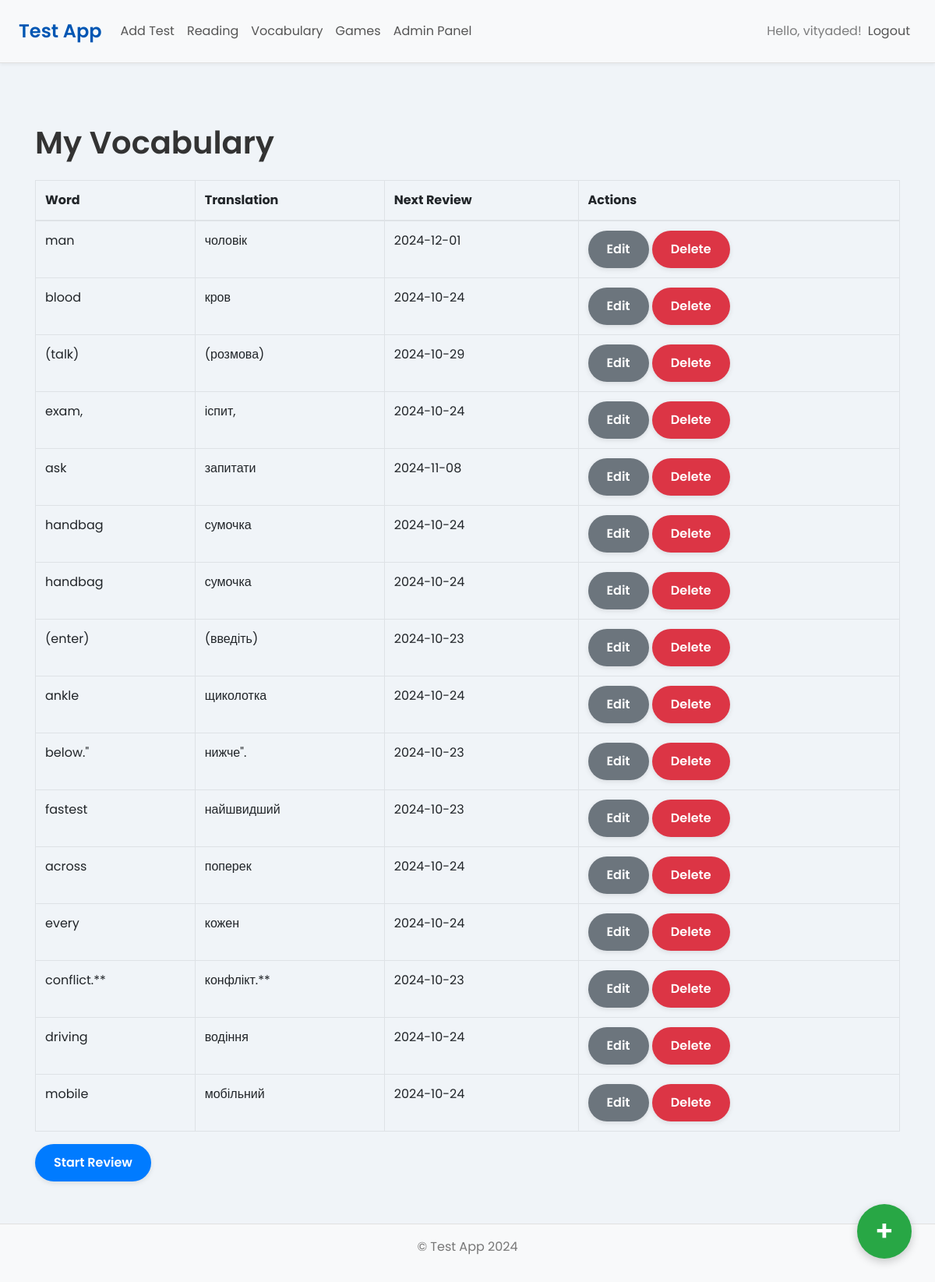
The app's page /vocabulary/ (signed in) with its own data.
### app/models.py (models this page shows, shortened)
class User(UserMixin, db.Model):
    __tablename__ = 'user'  # Explicitly specify table name
    id = db.Column(db.Integer, primary_key=True)
    username = db.Column(db.String(150), nullable=False, unique=True)
    password = db.Column(db.String(200), nullable=False)
    is_admin = db.Column(db.Boolean, default=False)
    test_results = db.relationship('TestResult', backref='user', lazy=True, cascade='all, delete-orphan')
    tests_created = db.relationship('Test', backref='creator', lazy=True, cascade='all, delete-orphan')
    vocabulary = db.relationship('Vocabulary', backref='user', lazy=True, cascade='all, delete-orphan')
    learn_test_results = db.relationship('LearnTestResult', backref='user', lazy=True, cascade='all, delete-orphan')

class Vocabulary(db.Model):
    __tablename__ = 'vocabulary'
    id = db.Column(db.Integer, primary_key=True)
    word = db.Column(db.String(150), nullable=False)
    translation = db.Column(db.String(150), nullable=False)
    pronunciation_url = db.Column(db.String(200), nullable=True)
    user_id = db.Column(db.Integer, db.ForeignKey('user.id'), nullable=False)
    next_review = db.Column(db.DateTime, nullable=False, default=datetime.utcnow)
    interval = db.Column(db.Float, nullable=False, default=0)  # Interval in days
    ease_factor = db.Column(db.Float, nullable=False, default=2.5)  # Default ease factor
    learning_stage = db.Column(db.Integer, nullable=False, default=0)  # 0: New, 1: First Step, etc.

### app/routes/vocabulary.py (the view)
@vocab_bp.route('/')
@login_required
def my_vocabulary():
    vocab_words = Vocabulary.query.filter_by(user_id=current_user.id).all()
    return render_template('vocabulary/vocabulary.html', vocab_words=vocab_words)

### app/routes/auth.py (called while the page is built)
@login_manager.user_loader
def load_user(user_id):
    return User.query.get(int(user_id))

### app/templates/vocabulary/vocabulary.html (shortened to what this page needs)
{% extends "layouts/base.html" %}
{% block content %}
  <h1 class="my-4">My Vocabulary</h1>
  {% if vocab_words %}
    <table class="table table-bordered">
      <thead>
        <tr>
          <th>Word</th>
          <th>Translation</th>
          <th>Next Review</th>
          <th>Actions</th>
        </tr>
      </thead>
      <tbody>
        {% for vocab in vocab_words %}
          <tr>
            <td>{{ vocab.word }}</td>
            <td>{{ vocab.translation }}</td>
            <td>{{ vocab.next_review.strftime('%Y-%m-%d') }}</td>
            <td>
              <a href="{{ url_for('vocab.edit_word', word_id=vocab.id) }}" class="btn btn-sm btn-secondary">Edit</a>
              <form action="{{ url_for('vocab.delete_word', word_id=vocab.id) }}" method="post" style="display: inline;">
                <button type="submit" class="btn btn-sm btn-danger" onclick="return confirm('Are you sure you want to delete this word?');">Delete</button>
              </form>
            </td>
          </tr>
        {% endfor %}
      </tbody>
    </table>
    <a href="{{ url_for('vocab.review') }}" class="btn btn-primary">Start Review</a>
  {% else %}
    <p>No words in your vocabulary yet.</p>
  {% endif %}
{% endblock %}

### app/templates/layouts/base.html (shortened to what this page needs)
<!DOCTYPE html>
<html lang="en">
<head>
  <link rel="stylesheet" href="https://stackpath.bootstrapcdn.com/bootstrap/4.5.2/css/bootstrap.min.css">
  <link rel="stylesheet" href="{{ url_for('static', filename='styles.css') }}">
</head>
<body>
  <nav class="navbar navbar-expand-lg navbar-light bg-light">
    <a class="navbar-brand" href="{{ url_for('main.index') }}">Test App</a>
    <div class="collapse navbar-collapse" id="navbarNav">
      <ul class="navbar-nav mr-auto">
        {% if current_user.is_authenticated %}
          <li class="nav-item">
            <a class="nav-link" href="{{ url_for('tests.add_test') }}">Add Test</a>
          </li>
          <li class="nav-item">
          <a class="nav-link" href="{{ url_for('reading.reading_tasks') }}">Reading</a>
          </li>
          <li class="nav-item">
            <a class="nav-link" href="{{ url_for('vocab.my_vocabulary') }}">Vocabulary</a>
          </li>
          <li class="nav-item">
            <a class="nav-link" href="{{ url_for('games.index') }}">Games</a>
          </li>
          {% if current_user.is_admin %}
            <li class="nav-item">
              <a class="nav-link" href="{{ url_for('admin.admin_panel') }}">Admin Panel</a>
            </li>
          {% endif %}
        {% endif %}
      </ul>
      <ul class="navbar-nav ml-auto">
        {% if current_user.is_authenticated %}
          <li class="nav-item">
            <span class="navbar-text">Hello, {{ current_user.username }}!</span>
          </li>
          <li class="nav-item">
            <a class="nav-link" href="{{ url_for('auth.logout') }}">Logout</a>
          </li>
        {% endif %}
      </ul>
    </div>
  </nav>
  <div class="container mt-4">
    {% block content %}{% endblock %}
  </div>
  {% if current_user.is_authenticated %}
  <div class="fixed-action-btn">
    <div class="dropdown">
      <button class="btn btn-primary btn-lg rounded-circle" type="button" id="createDropdown" data-toggle="dropdown" aria-haspopup="true" aria-expanded="false">
        +
      </button>
    </div>
  </div>
  {% endif %}
  <footer class="bg-light text-center py-3 mt-4">
    <p>© Test App 2024</p>
  </footer>
</body>
</html>

### app/static/styles.css (style rules this page uses)
body { font-family: 'Poppins', sans-serif; background-color: #f0f4f8; color: #333; line-height: 1.6; }
h1, h2, h3, h4, h5, h6 { font-weight: 600; }
.navbar { background-color: #ffffff; border-bottom: 1px solid #e0e0e0; box-shadow: 0 2px 4px rgba(0, 0, 0, 0.05); padding: 1rem 1.5rem; }
.navbar-brand { font-weight: 600; font-size: 1.5rem; color: #0056b3 !important; }
.nav-link { font-weight: 400; color: #555 !important; transition: color 0.2s ease-in-out; }
.container { padding-top: 30px; padding-bottom: 30px; }
.btn { font-size: 1rem; font-weight: 600; padding: 12px 24px; border-radius: 30px; border: none; transition: transform 0.2s ease, box-shadow 0.2s ease; box-shadow: 0 2px 6px rgba(0, 0, 0, 0.1); }
.btn-primary { background-color: #007bff; color: white; }
.btn-secondary { background-color: #6c757d; color: white; }
.fixed-action-btn .btn-lg.rounded-circle { background-color: #28a745; width: 70px; height: 70px; font-size: 36px; line-height: 1.8; box-shadow: 0 4px 12px rgba(0, 0, 0, 0.2); }
footer { background-color: #ffffff; color: #777; padding: 20px 0; text-align: center; margin-top: 40px; border-top: 1px solid #e0e0e0; }

### app/templates/layouts/base.html (style rules this page uses)
.fixed-action-btn { position: fixed; bottom: 30px; right: 30px; z-index: 100; }
.btn-lg.rounded-circle { width: 70px; height: 70px; font-size: 36px; line-height: 50px; text-align: center; padding: 0; }

### records on screen
User: username "vityaded"
Vocabulary: word "man", translation "чоловік", next_review "2024-12-01"
Vocabulary: word "blood", translation "кров", next_review "2024-10-24"
Vocabulary: word "(talk)", translation "(розмова)", next_review "2024-10-29"
Vocabulary: word "exam,", translation "іспит,", next_review "2024-10-24"
Vocabulary: word "ask", translation "запитати", next_review "2024-11-08"
Vocabulary: word "handbag", translation "сумочка", next_review "2024-10-24"
Vocabulary: word "handbag", translation "сумочка", next_review "2024-10-24"
Vocabulary: word "(enter)", translation "(введіть)", next_review "2024-10-23"
Vocabulary: word "ankle", translation "щиколотка", next_review "2024-10-24"
Vocabulary: word "below.\"", translation "нижче\".", next_review "2024-10-23"
Vocabulary: word "fastest", translation "найшвидший", next_review "2024-10-23"
Vocabulary: word "across", translation "поперек", next_review "2024-10-24"
Vocabulary: word "every", translation "кожен", next_review "2024-10-24"
Vocabulary: word "conflict.**", translation "конфлікт.**", next_review "2024-10-23"
Vocabulary: word "driving", translation "водіння", next_review "2024-10-24"
Vocabulary: word "mobile", translation "мобільний", next_review "2024-10-24"
